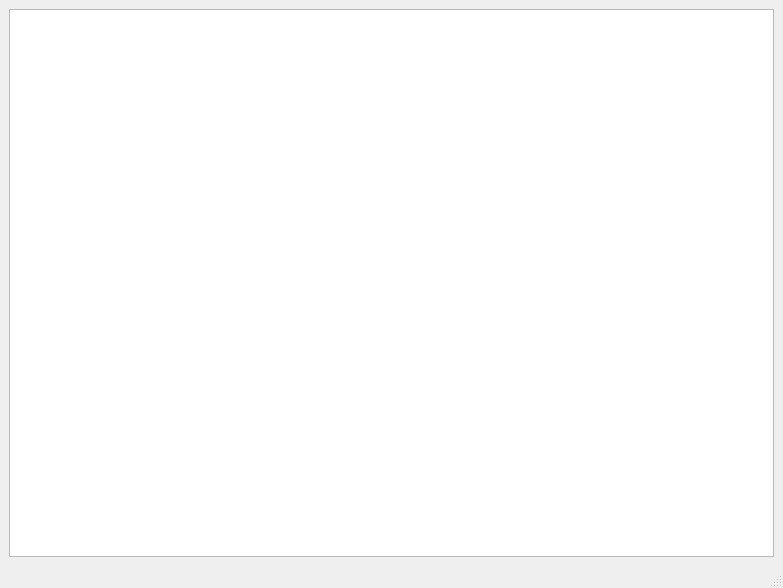
<?xml version="1.0" encoding="UTF-8"?>
<ui version="4.0">
 <class>MainWindow</class>
 <widget class="QMainWindow" name="MainWindow">
  <property name="geometry">
   <rect>
    <x>0</x>
    <y>0</y>
    <width>783</width>
    <height>588</height>
   </rect>
  </property>
  <property name="windowTitle">
   <string>MainWindow</string>
  </property>
  <widget class="QWidget" name="centralwidget">
   <layout class="QHBoxLayout" name="horizontalLayout">
    <item>
     <widget class="GraphicsLayoutWidget" name="graphLayoutWidget"/>
    </item>
   </layout>
  </widget>
  <widget class="QMenuBar" name="menubar">
   <property name="geometry">
    <rect>
     <x>0</x>
     <y>0</y>
     <width>783</width>
     <height>25</height>
    </rect>
   </property>
  </widget>
  <widget class="QStatusBar" name="statusbar"/>
 </widget>
 <customwidgets>
  <customwidget>
   <class>GraphicsLayoutWidget</class>
   <extends>QGraphicsView</extends>
   <header location="global">pyqtgraph</header>
  </customwidget>
 </customwidgets>
 <resources/>
 <connections/>
</ui>
